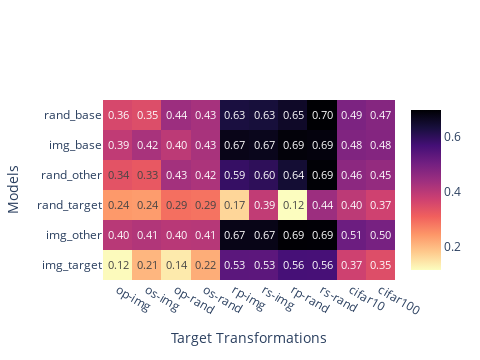
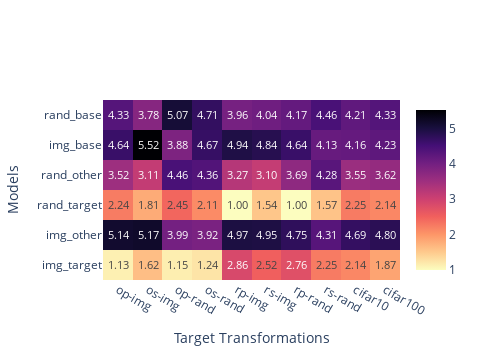

The cell these charts' notebook holds for them, in order:
### Code cell
# With 10 seeds
results = res_util.load("rn18", list(range(10)))
# res_util.show_results(
#     results,
#     show_training=True,
#     metrics=["l2"],#, "cos", "cka"],
# )
full_distances = res_util.get_full_distances(results, "l2")
full_comparisons = res_util.target_vs_non_target_comparison(full_distances)
comp_means = res_util.compute_target_vs_non_target_means(full_comparisons, "mean")
display(comp_means)
comp_stds = res_util.compute_target_vs_non_target_means(full_comparisons, "std")
display(comp_stds)
rank_means = res_util.compute_target_vs_non_target_means(
    res_util.normalize_by_rank(full_comparisons),
    "mean"
)
res_util.print_comp_table(comp_means, comp_stds, rank_means)
mean_fig = res_util.plot_distances(comp_means, reverse_colors=True, reindex=False)
display(mean_fig)
rank_fig = res_util.plot_distances(rank_means, reverse_colors=True, reindex=False)
display(rank_fig)

### Figure 1 — Plotly figure (JSON) as saved in the notebook; plotly's stock layout.template omitted (floating-point values rounded to 4 significant figures)
{"data": [{"colorbar": {"title": {"text": ""}}, "colorscale": [[0, "#000004"], [0.1111, "#180f3d"], [0.2222, "#440f76"], [0.3333, "#721f81"], [0.4444, "#9e2f7f"], [0.5556, "#cd4071"], [0.6667, "#f1605d"], [0.7778, "#fd9668"], [0.8889, "#feca8d"], [1, "#fcfdbf"]], "hoverongaps": false, "hovertemplate": "Training Transformation: %{y}<br>Target Transformation: %{x}<br>Invariance: %{z:.5f}<extra></extra>", "reversescale": true, "showscale": true, "texttemplate": "%{z:.2f}", "type": "heatmap", "x": ["op-img", "os-img", "op-rand", "os-rand", "rp-img", "rs-img", "rp-rand", "rs-rand", "cifar10", "cifar100"], "y": ["img_target", "img_other", "rand_target", "rand_other", "img_base", "rand_base"], "z": [[0.1211, 0.2058, 0.1414, 0.2177, 0.5344, 0.5336, 0.5639, 0.5626, 0.3724, 0.3452], [0.4025, 0.4126, 0.4033, 0.4057, 0.6739, 0.6738, 0.6941, 0.6937, 0.511, 0.496], [0.2419, 0.2379, 0.2917, 0.2873, 0.1659, 0.3908, 0.1174, 0.4415, 0.3969, 0.3715], [0.3354, 0.3254, 0.4314, 0.4189, 0.5879, 0.5993, 0.642, 0.693, 0.4649, 0.4536], [0.3918, 0.4249, 0.398, 0.4251, 0.6725, 0.669, 0.6888, 0.6856, 0.4824, 0.4772], [0.3578, 0.3472, 0.4417, 0.4277, 0.6277, 0.6331, 0.655, 0.6955, 0.4885, 0.4747]]}], "layout": {"height": 360, "width": 480, "xaxis": {"autorange": true, "range": [-0.5, 9.5], "title": {"text": "Target Transformations"}, "type": "category"}, "yaxis": {"autorange": true, "range": [-0.5, 5.5], "title": {"text": "Models"}, "type": "category"}}}

### Figure 2 — Plotly figure (JSON) as saved in the notebook; plotly's stock layout.template omitted (floating-point values rounded to 4 significant figures)
{"data": [{"colorbar": {"title": {"text": ""}}, "colorscale": [[0, "#000004"], [0.1111, "#180f3d"], [0.2222, "#440f76"], [0.3333, "#721f81"], [0.4444, "#9e2f7f"], [0.5556, "#cd4071"], [0.6667, "#f1605d"], [0.7778, "#fd9668"], [0.8889, "#feca8d"], [1, "#fcfdbf"]], "hoverongaps": false, "hovertemplate": "Training Transformation: %{y}<br>Target Transformation: %{x}<br>Invariance: %{z:.5f}<extra></extra>", "reversescale": true, "showscale": true, "texttemplate": "%{z:.2f}", "type": "heatmap", "x": ["op-img", "os-img", "op-rand", "os-rand", "rp-img", "rs-img", "rp-rand", "rs-rand", "cifar10", "cifar100"], "y": ["img_target", "img_other", "rand_target", "rand_other", "img_base", "rand_base"], "z": [[1.128, 1.617, 1.15, 1.244, 2.861, 2.522, 2.756, 2.25, 2.144, 1.872], [5.139, 5.172, 3.989, 3.917, 4.972, 4.95, 4.75, 4.311, 4.694, 4.8], [2.244, 1.806, 2.45, 2.106, 1, 1.539, 1, 1.567, 2.25, 2.144], [3.522, 3.111, 4.461, 4.356, 3.267, 3.1, 3.689, 4.283, 3.55, 3.622], [4.639, 5.517, 3.883, 4.672, 4.939, 4.844, 4.639, 4.128, 4.156, 4.228], [4.328, 3.778, 5.067, 4.706, 3.961, 4.044, 4.167, 4.461, 4.206, 4.333]]}], "layout": {"height": 360, "width": 480, "xaxis": {"autorange": true, "range": [-0.5, 9.5], "title": {"text": "Target Transformations"}, "type": "category"}, "yaxis": {"autorange": true, "range": [-0.5, 5.5], "title": {"text": "Models"}, "type": "category"}}}
